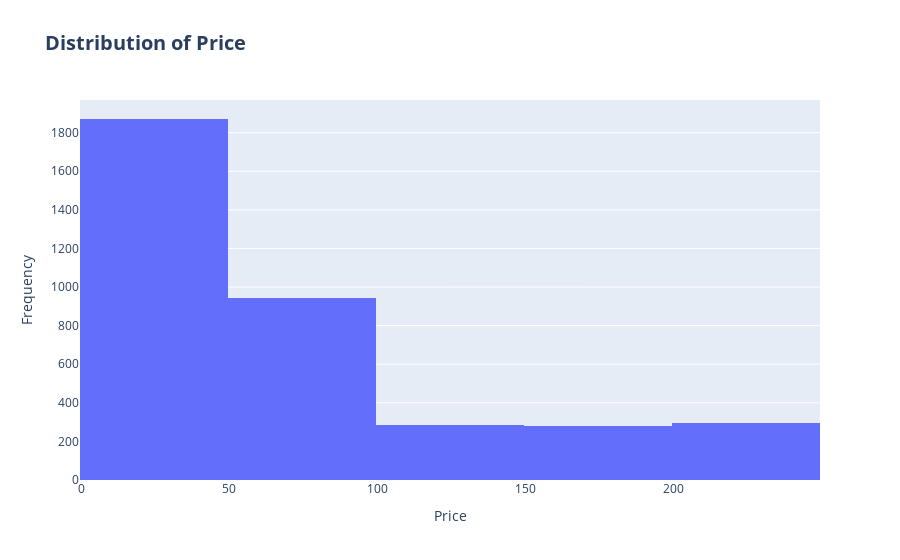

Here is the notebook cell this chart was saved with:
### Markdown cell above
This graph illustrates the mean prices associated with courses across four distinct subjects available for enrollment on Udemy. These subjects comprise Business Finance, Musical Instrumental, Graphic Design, and Web Development, each offering unique learning opportunities. Notably, the average price for Business Finance courses stands at $68.69, while Web Development courses command a slightly higher average price of $77.04. Conversely, Graphic Design courses maintain an average price of $57.89, and Musical Instrumental courses are priced at an average of $49.56. These price differentials shed light on why Web Development emerges as the top revenue generator for Udemy, reflecting its comparatively higher average price point. The nuanced interplay between subject pricing and revenue underscores the significance of Web Development courses in driving Udemy's financial success

### Code cell
import plotly.express as px

# Create a histogram of the 'price' column with 5 bins using Plotly Express
fig = px.histogram(data, x='price', nbins=5, title='<b><span style="font-size: 20px;">Distribution of Price</span></b>')

# Update layout to center align the title
fig.update_layout(xaxis_title='Price', yaxis_title='Frequency')

# Show plot
fig.show()

### Figure 1 — Plotly figure (JSON) as saved in the notebook; plotly's stock layout.template omitted (floating-point values rounded to 4 significant figures; data arrays with more than 128 entries replaced by an {"elided": "..."} marker saying what was removed)
{"data": [{"alignmentgroup": "True", "bingroup": "x", "hovertemplate": "price=%{x}<br>count=%{y}<extra></extra>", "legendgroup": "", "marker": {"color": "#636efa", "pattern": {"shape": ""}}, "name": "", "nbinsx": 5, "offsetgroup": "", "orientation": "v", "showlegend": false, "type": "histogram", "x": {"elided": "3672 int values"}, "xaxis": "x", "yaxis": "y"}], "layout": {"barmode": "relative", "legend": {"tracegroupgap": 0}, "title": {"text": "<b><span style=\"font-size: 20px;\">Distribution of Price</span></b>"}, "xaxis": {"anchor": "y", "domain": [0, 1], "title": {"text": "Price"}}, "yaxis": {"anchor": "x", "domain": [0, 1], "title": {"text": "Frequency"}}}}
